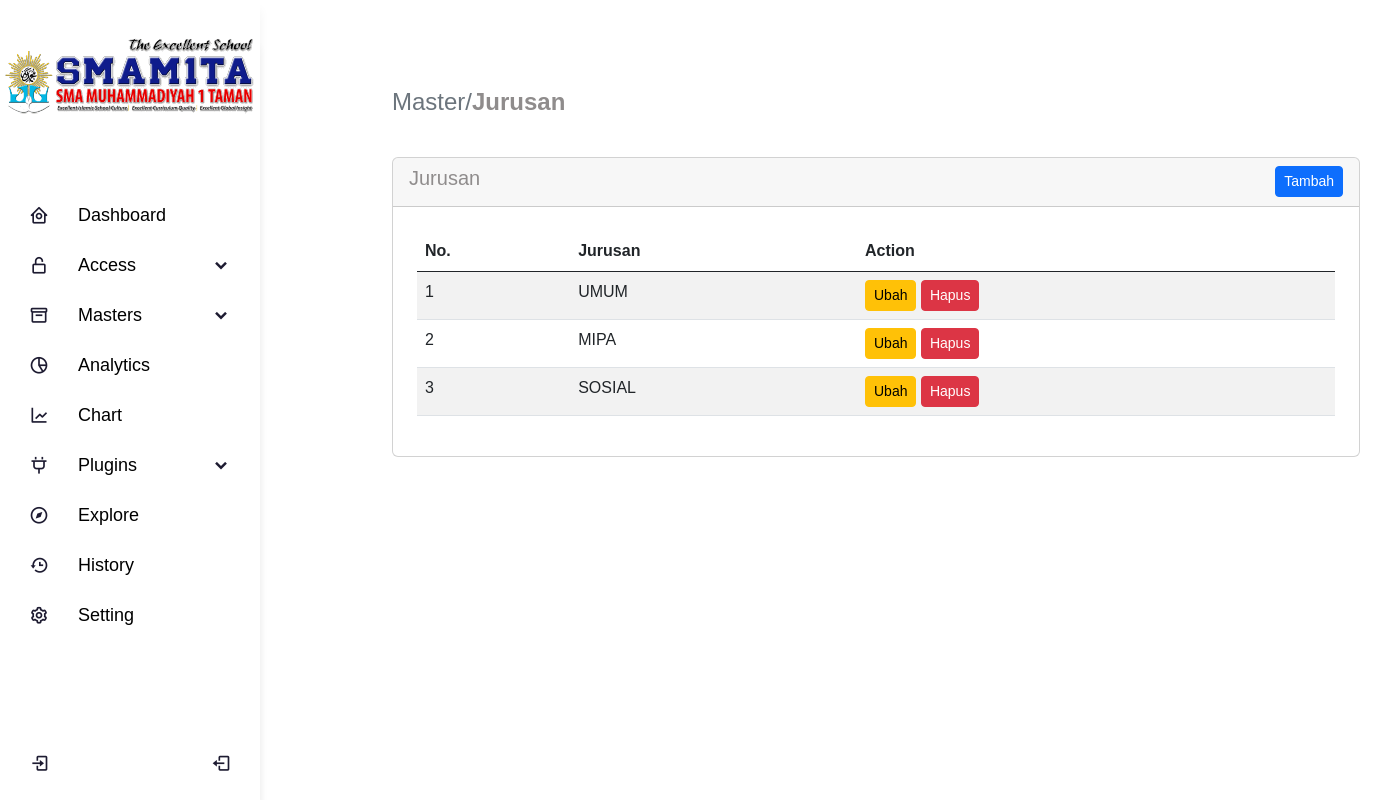
Page /index.php/jurusan on the committed database.
### tables this page shows
CREATE TABLE `jurusan` (
  `id` int(4) NOT NULL,
  `jurusan` varchar(255) NOT NULL,
  `is_active` int(4) DEFAULT NULL
);

### application/controllers/Jurusan.php (called while the page is built, shortened)
<?php
class Jurusan extends CI_Controller
{
    public function __construct()
    {
        $this->load->library('form_validation');
        $this->load->library('session');
        $this->load->model('Jurusanmodel');
    }
    public function index()
    {
        $data['title'] = "Jurusan - E-Raport";
        $data['jurusan'] = $this->Jurusanmodel->get_jurusan();
        $this->load->view('layout/header', $data);
        $this->load->view('layout/sidebar', $data);
        $this->load->view('content/jurusan/index', $data);
        $this->load->view('layout/footer', $data);
    }
}
?>

### index.php (called while the page is built, shortened)
<?php
require_once BASEPATH.'core/CodeIgniter.php';

### application/models/Jurusanmodel.php (called while the page is built, shortened)
<?php
class Jurusanmodel extends CI_Model
{
    public function get_jurusan()
    {
        return $this->db->get_where('jurusan', ['is_active' => 1])->result_array();
    }
}
?>

### application/views/content/jurusan/index.php (the view, shortened to what this page needs)
<div class="content-wrapper">
    <div class="container-xxl flex-grow-1 container-p-y">
        <h4 class="fw-bold py-3 mb-4"><span class="text-muted fw-light">Master/</span>Jurusan</h4>
        <div class="card">
            <div class="card-header">
                <div class="row">
                    <div class="col">
                        <h5>Jurusan</h5>
                    </div>
                    <div class="col">
                        <div class="float-end">
                            <a href="#" class="btn btn-sm btn-primary" data-bs-toggle="modal"
                                data-bs-target="#tambahmodal">Tambah</a>
                        </div>
                    </div>
                </div>
            </div>
            <div class="card-body">
                <div class="table-responsive text-nowrap py-2 px-2">
                    <table class="table table-striped dt-responsive nowrap datatables py-1 px-1">
                        <thead>
                            <tr>
                                <th>No.</th>
                                <th>Jurusan</th>
                                <th>Action</th>
                            </tr>
                        </thead>
                        <tbody class="table-border-bottom-0">
                            <?php
                            $no = 1;
                            ?>
                            <?php foreach ($jurusan as $jr): ?>
                                <tr>
                                    <td>
                                        <?= $no++ ?>
                                    </td>
                                    <td>
                                        <?= $jr['jurusan'] ?>
                                    </td>
                                    <td>
                                        <a href="#" class="btn btn-sm btn-warning" data-bs-toggle="modal"
                                            data-bs-target="#ubahmodal<?= $jr['id'] ?>">Ubah</a>
                                        <a href="#" class="btn btn-sm btn-danger" data-bs-toggle="modal"
                                            data-bs-target="#hapusmodal<?= $jr['id'] ?>">Hapus</a>
                                    </td>
                                </tr>
                            <?php endforeach ?>
                        </tbody>
                    </table>
                </div>
            </div>
        </div>
    </div>
</div>

### assets/css/style.css (style rules this page uses)
body { margin:0; color:#ffffff; background:#c8c8c8; font:600 16px/18px 'Open Sans',sans-serif; }
*,:after,:before { box-sizing:border-box }
a { color:inherit;text-decoration:none }
.content-wrapper { color: #8f8c8c; width: 124vh; margin-left: 35vh; margin-top: 9vh; }
:root { --header-height: 3rem; --nav-width: 68px; --first-color: #4723D9; --first-color-light: #AFA5D9; --white-color: #F7F6FB; --body-font: 'Nunito', sans-serif; --normal-font-size: 1rem; --z-fixed: 100 }
body { position: relative; margin: var(--header-height) 0 0 0; padding: 0 1rem; font-family: var(--body-font); font-size: var(--normal-font-size); transition: .5s }
a { text-decoration: none }
@media screen and (min-width: 768px) { body { margin: calc(var(--header-height) + 1rem) 0 0 0; padding-left: calc(var(--nav-width) + 2rem) } }
* { margin: 0; padding: 0; box-sizing: border-box; font-family: 'Poppins', sans-serif; }

### rows in the picture
jurusan: jurusan "UMUM"
jurusan: jurusan "MIPA"
jurusan: jurusan "SOSIAL"
